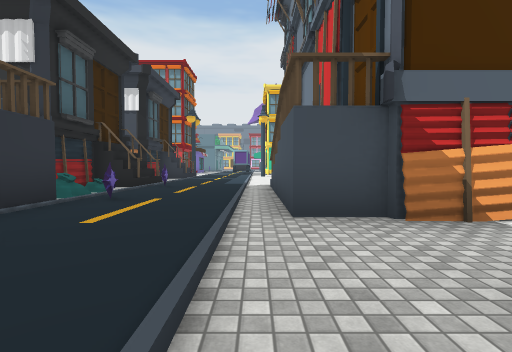
View 1 (above)

24 first-person views from a walk through a 3-D level made in the Unity game engine. The camera is 1.3 m above the floor, tilts 2° down and sees 85° across. The floor is counted in squares, 2.4 m on a side. Each view is taken from the middle of a square. On the plan, view 1 faces up. The plan holds only what a view shows up to about 9 squares ahead; the rest is blank. The place goes on beyond the plan. The player character is not drawn. Some animated figures are not drawn. Some surface patterns are stand-ins.

View 2
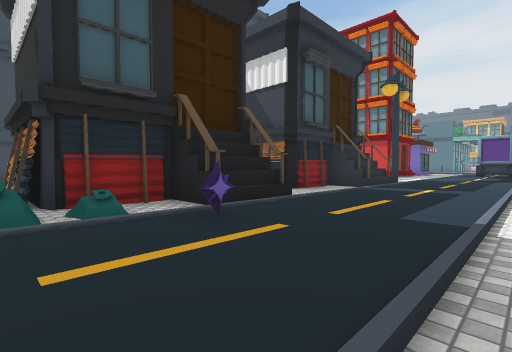

View 3
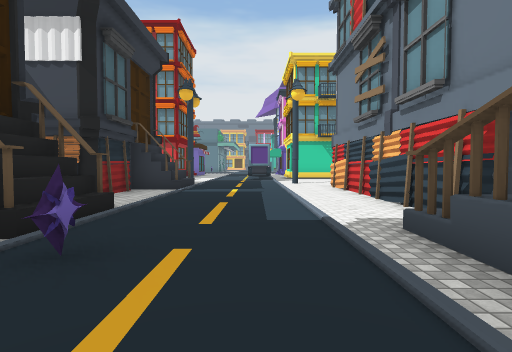

View 4
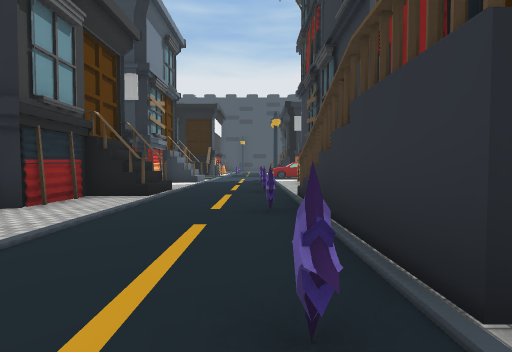

View 5
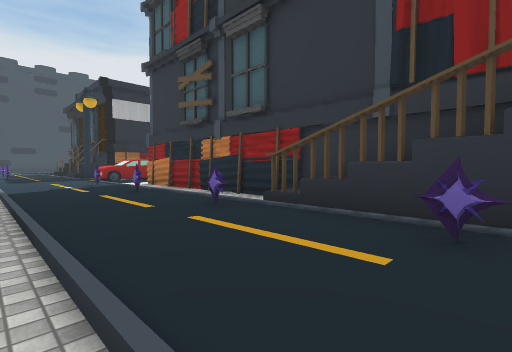

View 6
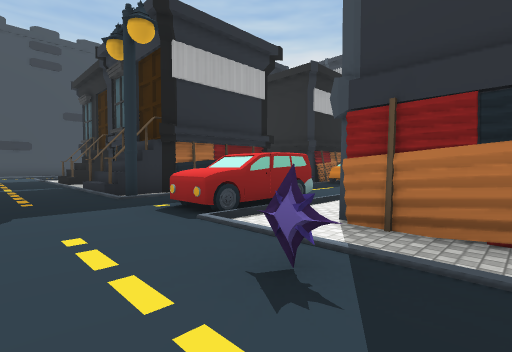

View 7
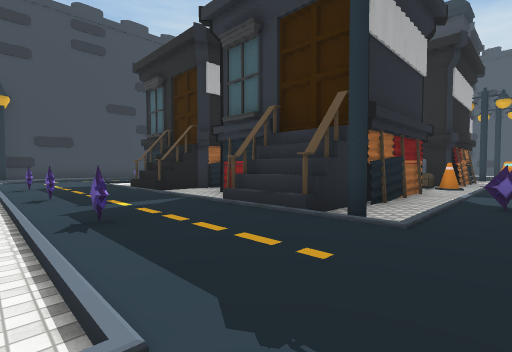

View 8
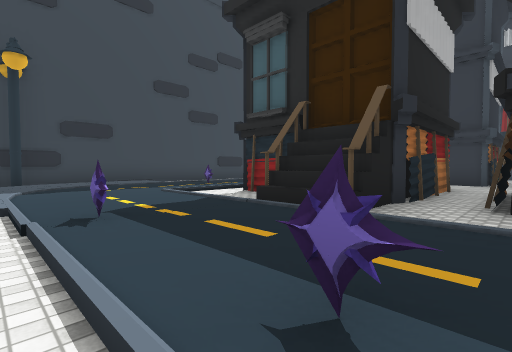

View 9
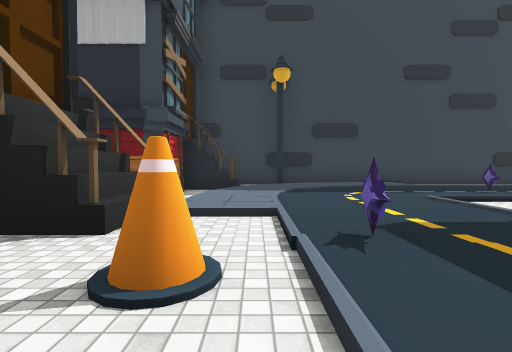

View 10
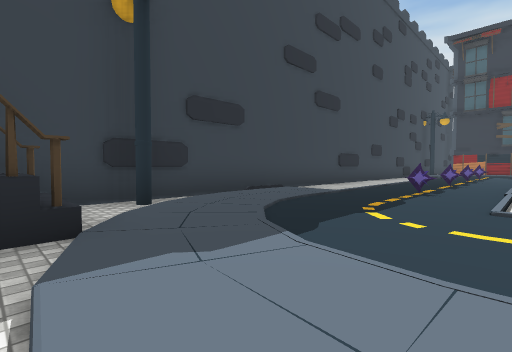

View 11
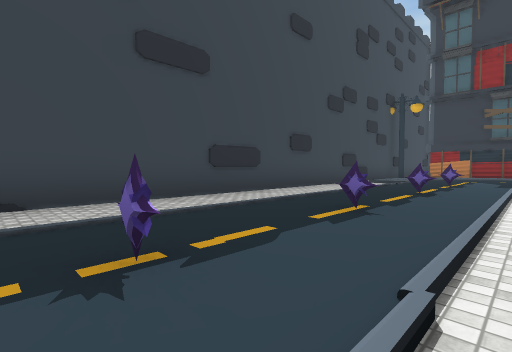

View 12
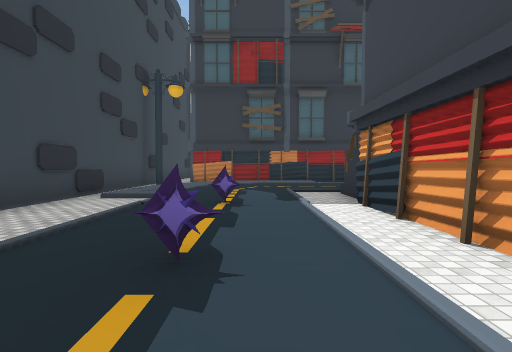

View 13
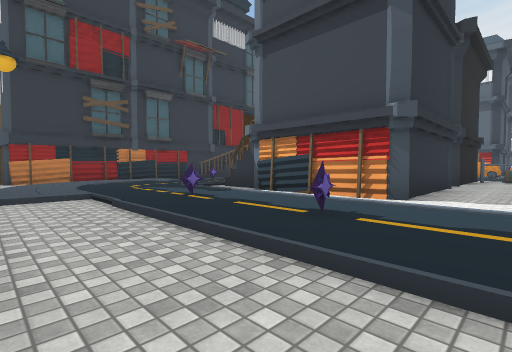

View 14
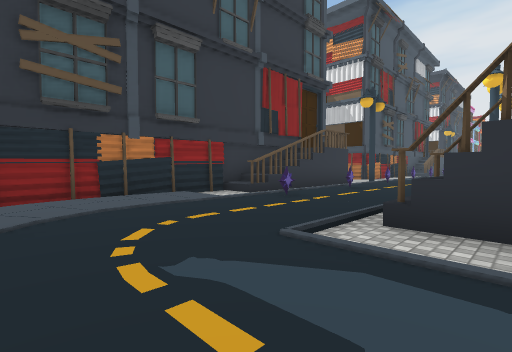

View 15
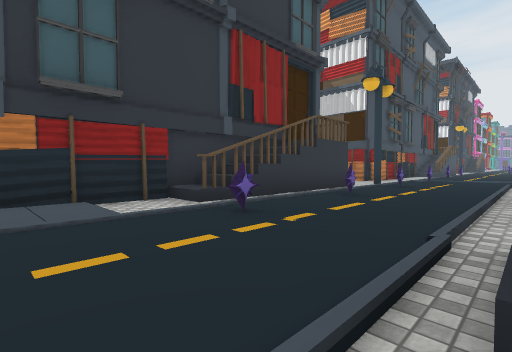

View 16
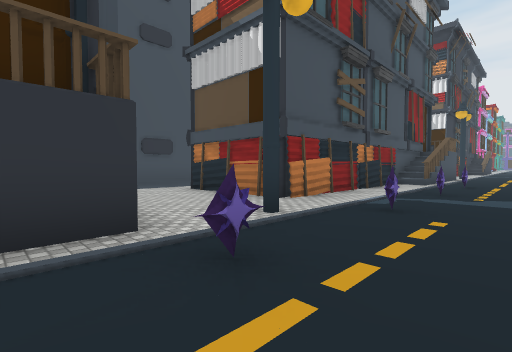

View 17
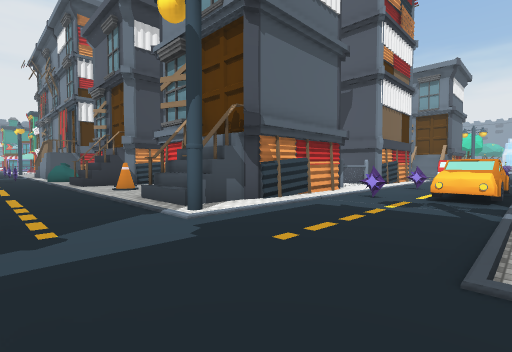

View 18
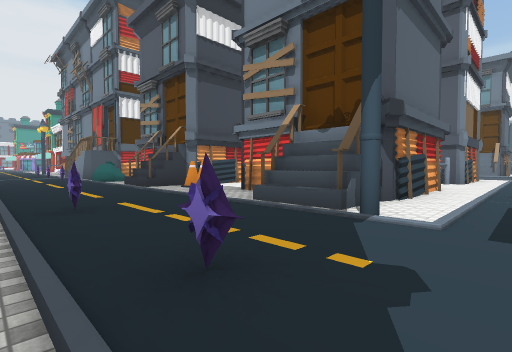

View 19
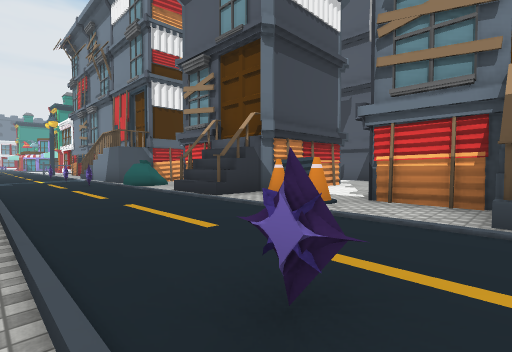

View 20
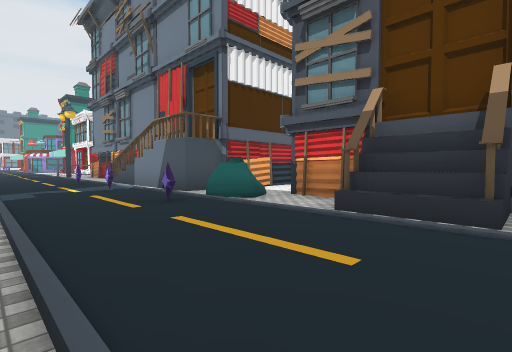

View 21
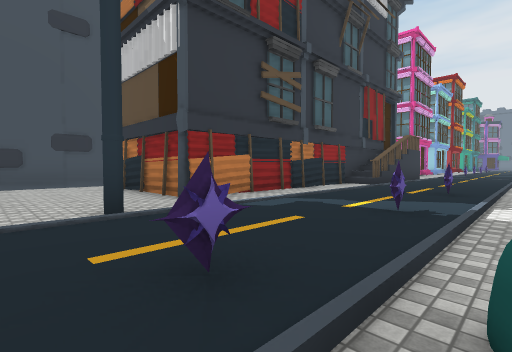

View 22
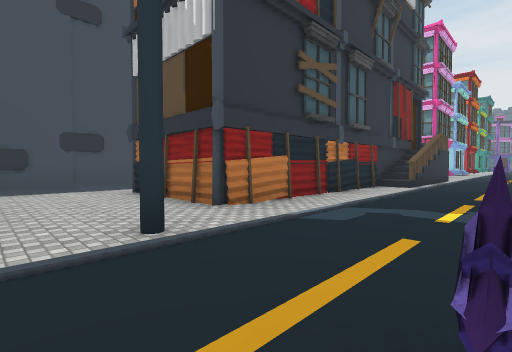

View 23
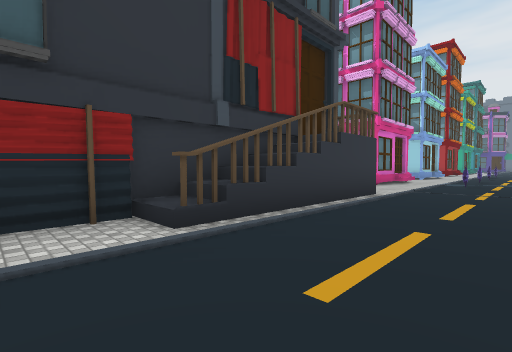

View 24
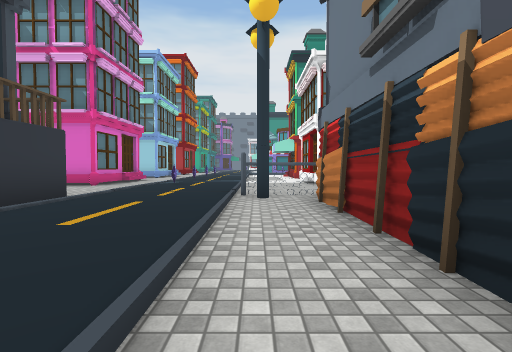

### Floor plan
Key: @ floor where view 1 was taken; # wall or solid block; . main floor; : floor 0.25 m higher than the main floor; + floor 2.75 m higher than the main floor; / step, stairs or slope; = window, fence, low wall or low ledge; ^ raised ledge; O other object.
Columns run from 23 left of view 1 to 2 right of it. Each row starts with its distance up from view 1.
 19     #//::..#
 18     #./O:...
 17     ../::..
 16      ./::..          :#
 15     ###..O#          ..
 14     ###...#         .....
 13      ##...#         ^...#
 12      #/...#        ##...##
 11      #/...#        #.....#
 10      #/...#        #....##
  9     ##/...#        ##...#
  8     #./.O.#        #^...#
  7     ##/...#        ##O../
  6      #/...#        ##..=
  5 #.####/.O.#   ###   #.../^
  4 #...../...#         #O..+^
  3 #.....#.O#=         #...##
  2 #...../...##        #O....
  1       /....#       ##....#
  0       /..^##       ##..@.#
 -1       /..######    #.#.^##
 -2       /...O...     #...^#
 -3      #/...O#       #.O..
 -4      #/O...#       #....
 -5      #/...##       #....
 -6      #/..^#####O####.O.^
 -7      #/O................
 -8 #   ##/..../O.O...OOO..
 -9 #.###./O.../OOO...O.....
-10 #.....#..#///////////../
-11   ..../...  ##OO#####...
-12     ##/O..   #.    ##.O.
-13     #+/..^   #.    #....
-14     #//O.    #..####..O.
-15     #//..#  ##..........
-16     #//...   #..####^..O#
-17     #./O.^   #..   #^.O/..
-18     #//..^####..  ##...//#
-19     #/:..///....###//..:/
-20     #/:....O.O..O.O....//#
-21     #.::..............::.#
-22    ##./:::/......../:::/##
-23       #.///........///#.#
-24        ##################

Positions as (right, up) in squares from view 1, and headings:
1: (0, 0), facing up
2: (0, 5), facing up-left
3: (-1, 5), facing up
4: (-2, 5), facing down
5: (0, 2), facing down-left
6: (-1, -5), facing down-left
7: (0, -9), facing down-left
8: (0, -14), facing down-left
9: (0, -15), facing down
10: (1, -19), facing down-left
11: (-4, -19), facing down-left
12: (-8, -20), facing left
13: (-8, -23), facing up-left
14: (-13, -21), facing up-left
15: (-14, -19), facing up-left
16: (-15, -13), facing up-left
17: (-16, -10), facing up-right
18: (-17, -8), facing up-right
19: (-17, -5), facing up-right
20: (-17, -1), facing up-right
21: (-14, 2), facing up-left
22: (-15, 2), facing up-left
23: (-15, 9), facing up-left
24: (-14, 10), facing up
